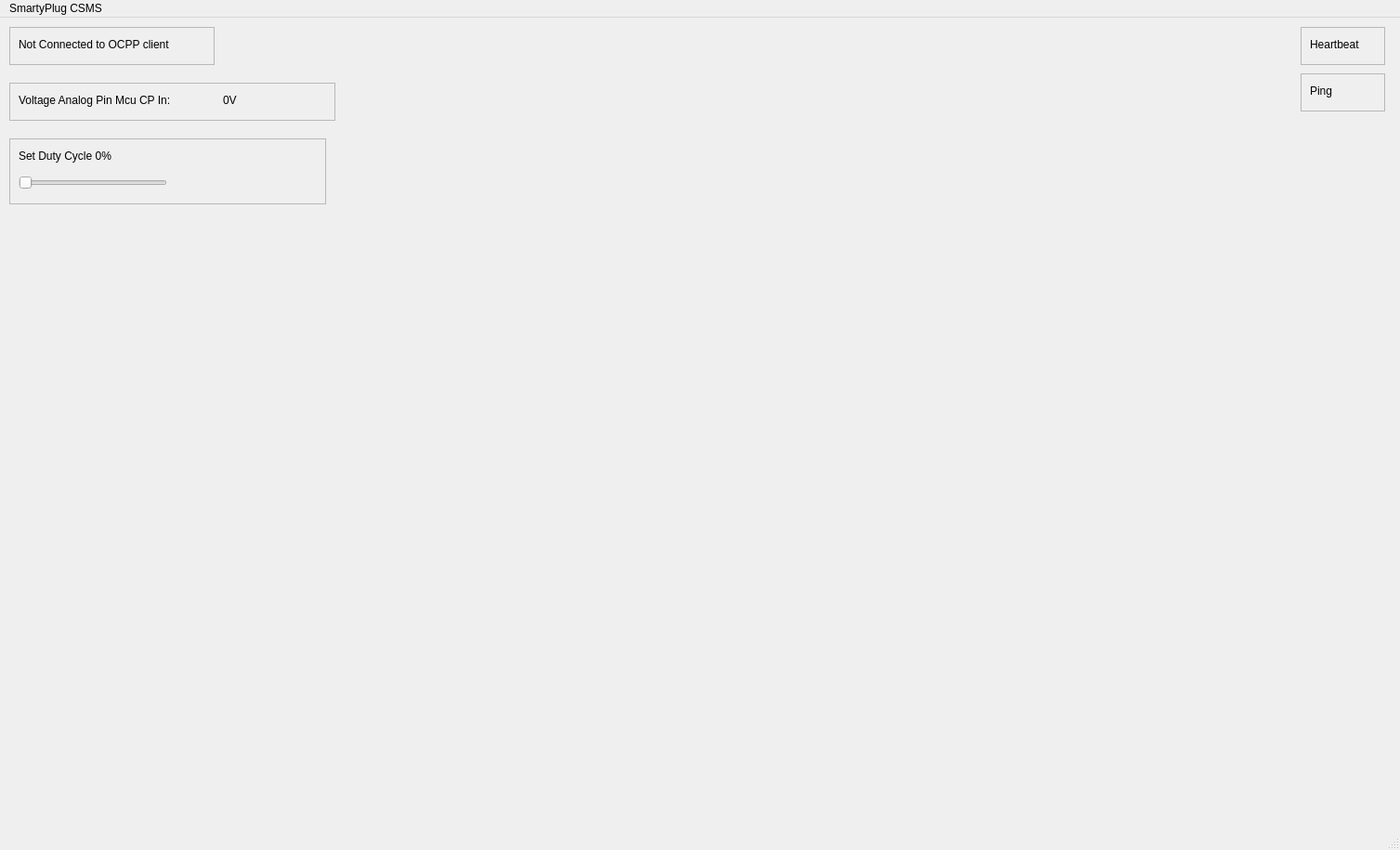
<?xml version="1.0" encoding="UTF-8"?>
<ui version="4.0">
 <class>MainWindow</class>
 <widget class="QMainWindow" name="MainWindow">
  <property name="enabled">
   <bool>true</bool>
  </property>
  <property name="geometry">
   <rect>
    <x>0</x>
    <y>0</y>
    <width>1507</width>
    <height>915</height>
   </rect>
  </property>
  <property name="windowTitle">
   <string>MainWindow</string>
  </property>
  <widget class="QWidget" name="centralwidget">
   <widget class="QFrame" name="frame_status_connection_to_ocpp_client">
    <property name="geometry">
     <rect>
      <x>10</x>
      <y>10</y>
      <width>221</width>
      <height>41</height>
     </rect>
    </property>
    <property name="frameShape">
     <enum>QFrame::Shape::StyledPanel</enum>
    </property>
    <property name="frameShadow">
     <enum>QFrame::Shadow::Raised</enum>
    </property>
    <widget class="QLabel" name="lbl_status_connection_to_ocpp_client">
     <property name="geometry">
      <rect>
       <x>10</x>
       <y>10</y>
       <width>203</width>
       <height>18</height>
      </rect>
     </property>
     <property name="text">
      <string>Not Connected to OCPP client</string>
     </property>
    </widget>
   </widget>
   <widget class="QFrame" name="frame_voltage_analog_pin_mcu_cp_in">
    <property name="geometry">
     <rect>
      <x>10</x>
      <y>70</y>
      <width>351</width>
      <height>41</height>
     </rect>
    </property>
    <property name="frameShape">
     <enum>QFrame::Shape::StyledPanel</enum>
    </property>
    <property name="frameShadow">
     <enum>QFrame::Shadow::Raised</enum>
    </property>
    <widget class="QLabel" name="lbl_desc_voltage_analog_pin_mcu_cp_in">
     <property name="geometry">
      <rect>
       <x>10</x>
       <y>10</y>
       <width>201</width>
       <height>18</height>
      </rect>
     </property>
     <property name="text">
      <string>Voltage Analog Pin Mcu CP In:</string>
     </property>
    </widget>
    <widget class="QLabel" name="lbl_value_voltage_analog_pin_mcu_cp_in">
     <property name="geometry">
      <rect>
       <x>230</x>
       <y>10</y>
       <width>101</width>
       <height>18</height>
      </rect>
     </property>
     <property name="text">
      <string>0V</string>
     </property>
    </widget>
   </widget>
   <widget class="QFrame" name="frame_heartbeat">
    <property name="geometry">
     <rect>
      <x>1400</x>
      <y>10</y>
      <width>91</width>
      <height>41</height>
     </rect>
    </property>
    <property name="frameShape">
     <enum>QFrame::Shape::StyledPanel</enum>
    </property>
    <property name="frameShadow">
     <enum>QFrame::Shadow::Raised</enum>
    </property>
    <widget class="QLabel" name="lbl_heartbeat">
     <property name="geometry">
      <rect>
       <x>10</x>
       <y>10</y>
       <width>69</width>
       <height>18</height>
      </rect>
     </property>
     <property name="text">
      <string>Heartbeat</string>
     </property>
    </widget>
   </widget>
   <widget class="QFrame" name="frame_set_duty_cycle">
    <property name="geometry">
     <rect>
      <x>10</x>
      <y>130</y>
      <width>341</width>
      <height>71</height>
     </rect>
    </property>
    <property name="frameShape">
     <enum>QFrame::Shape::StyledPanel</enum>
    </property>
    <property name="frameShadow">
     <enum>QFrame::Shadow::Raised</enum>
    </property>
    <widget class="QLabel" name="lbl_set_duty_cycle">
     <property name="geometry">
      <rect>
       <x>10</x>
       <y>10</y>
       <width>131</width>
       <height>18</height>
      </rect>
     </property>
     <property name="text">
      <string>Set Duty Cycle 0%</string>
     </property>
    </widget>
    <widget class="QSlider" name="sld_set_duty_cycle">
     <property name="geometry">
      <rect>
       <x>10</x>
       <y>40</y>
       <width>160</width>
       <height>16</height>
      </rect>
     </property>
     <property name="maximum">
      <number>100</number>
     </property>
     <property name="orientation">
      <enum>Qt::Orientation::Horizontal</enum>
     </property>
    </widget>
   </widget>
   <widget class="QFrame" name="frame_ping">
    <property name="geometry">
     <rect>
      <x>1400</x>
      <y>60</y>
      <width>91</width>
      <height>41</height>
     </rect>
    </property>
    <property name="frameShape">
     <enum>QFrame::Shape::StyledPanel</enum>
    </property>
    <property name="frameShadow">
     <enum>QFrame::Shadow::Raised</enum>
    </property>
    <widget class="QLabel" name="lbl_ping">
     <property name="geometry">
      <rect>
       <x>10</x>
       <y>10</y>
       <width>69</width>
       <height>18</height>
      </rect>
     </property>
     <property name="text">
      <string>Ping</string>
     </property>
    </widget>
   </widget>
  </widget>
  <widget class="QMenuBar" name="menubar">
   <property name="geometry">
    <rect>
     <x>0</x>
     <y>0</y>
     <width>1507</width>
     <height>23</height>
    </rect>
   </property>
   <widget class="QMenu" name="menuSmartyPlug_CSMS">
    <property name="title">
     <string>SmartyPlug CSMS</string>
    </property>
   </widget>
   <addaction name="menuSmartyPlug_CSMS"/>
  </widget>
  <widget class="QStatusBar" name="statusbar"/>
 </widget>
 <resources/>
 <connections/>
</ui>
